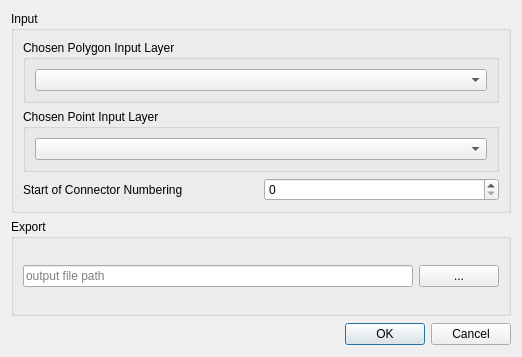
<?xml version="1.0" encoding="UTF-8"?>
<ui version="4.0">
 <class>Dialog</class>
 <widget class="QDialog" name="Dialog">
  <property name="geometry">
   <rect>
    <x>0</x>
    <y>0</y>
    <width>522</width>
    <height>357</height>
   </rect>
  </property>
  <property name="windowTitle">
   <string>Automatic Connector Export for ProMaIDes CIN-Module</string>
  </property>
  <property name="windowIcon">
   <iconset>
    <normaloff>../icons/cin.png</normaloff>../icons/cin.png</iconset>
  </property>
  <layout class="QGridLayout" name="gridLayout_3">
   <item row="0" column="0" colspan="2">
    <widget class="QGroupBox" name="groupBox_2">
     <property name="toolTip">
      <string>Set the name of the observation points; just a string attribute is allowed!</string>
     </property>
     <property name="title">
      <string>Input</string>
     </property>
     <layout class="QGridLayout" name="gridLayout_2">
      <item row="2" column="0">
       <widget class="QLabel" name="label_4">
        <property name="toolTip">
         <string>Pick a starting number for the numbering of the connectors generated for the export.</string>
        </property>
        <property name="text">
         <string>Start of Connector Numbering</string>
        </property>
       </widget>
      </item>
      <item row="2" column="1">
       <widget class="QSpinBox" name="ConnectorNumberingBox">
        <property name="toolTip">
         <string>Pick a starting number for the numbering of the connectors generated for the export.</string>
        </property>
        <property name="maximum">
         <number>999999999</number>
        </property>
       </widget>
      </item>
      <item row="1" column="0" colspan="2">
       <widget class="QGroupBox" name="groupBox_point">
        <property name="maximumSize">
         <size>
          <width>10077215</width>
          <height>10077215</height>
         </size>
        </property>
        <property name="toolTip">
         <string>Choose the layer of point defining the sink of the desired connector set</string>
        </property>
        <property name="title">
         <string>Chosen Point Input Layer</string>
        </property>
        <layout class="QGridLayout" name="gridLayout">
         <item row="0" column="0">
          <widget class="QgsMapLayerComboBox" name="PointLayerBox"/>
         </item>
        </layout>
       </widget>
      </item>
      <item row="0" column="0" colspan="2">
       <widget class="QGroupBox" name="groupBox_polygon_2">
        <property name="maximumSize">
         <size>
          <width>10077215</width>
          <height>10077215</height>
         </size>
        </property>
        <property name="toolTip">
         <string>Choose the layer of polygons which determine the source of the connector.</string>
        </property>
        <property name="title">
         <string>Chosen Polygon Input Layer</string>
        </property>
        <layout class="QGridLayout" name="gridLayout_5">
         <item row="0" column="0">
          <widget class="QgsMapLayerComboBox" name="PolygonLayerBox"/>
         </item>
        </layout>
       </widget>
      </item>
     </layout>
    </widget>
   </item>
   <item row="1" column="0" colspan="2">
    <widget class="QGroupBox" name="groupBox_5">
     <property name="toolTip">
      <string>Set the name of the observation points; just a string attribute is allowed!</string>
     </property>
     <property name="title">
      <string>Export</string>
     </property>
     <layout class="QGridLayout" name="gridLayout_6">
      <item row="0" column="0">
       <widget class="QLineEdit" name="filename_edit">
        <property name="toolTip">
         <string>Set the output file</string>
        </property>
        <property name="placeholderText">
         <string>output file path</string>
        </property>
       </widget>
      </item>
      <item row="0" column="1">
       <widget class="QPushButton" name="browse_button">
        <property name="text">
         <string>...</string>
        </property>
       </widget>
      </item>
     </layout>
    </widget>
   </item>
   <item row="2" column="0">
    <widget class="QPushButton" name="HelpButton">
     <property name="maximumSize">
      <size>
       <width>80</width>
       <height>50</height>
      </size>
     </property>
     <property name="layoutDirection">
      <enum>Qt::LeftToRight</enum>
     </property>
     <property name="styleSheet">
      <string notr="true">QPushButton {
    color: #333;
    border: 0px solid #555;
    border-radius: 0px;
    border-style: outset;
    background: transparent;
    padding: 5px;
    }

</string>
     </property>
     <property name="text">
      <string/>
     </property>
     <property name="icon">
      <iconset>
       <normaloff>../icons/HelpButton.png</normaloff>../icons/HelpButton.png</iconset>
     </property>
     <property name="iconSize">
      <size>
       <width>25</width>
       <height>25</height>
      </size>
     </property>
    </widget>
   </item>
   <item row="2" column="1">
    <widget class="QDialogButtonBox" name="button_box">
     <property name="orientation">
      <enum>Qt::Horizontal</enum>
     </property>
     <property name="standardButtons">
      <set>QDialogButtonBox::Cancel|QDialogButtonBox::Ok</set>
     </property>
    </widget>
   </item>
  </layout>
 </widget>
 <customwidgets>
  <customwidget>
   <class>QgsMapLayerComboBox</class>
   <extends>QComboBox</extends>
   <header>qgsmaplayercombobox.h</header>
  </customwidget>
 </customwidgets>
 <resources>
  <include location="resources.qrc"/>
 </resources>
 <connections/>
</ui>
